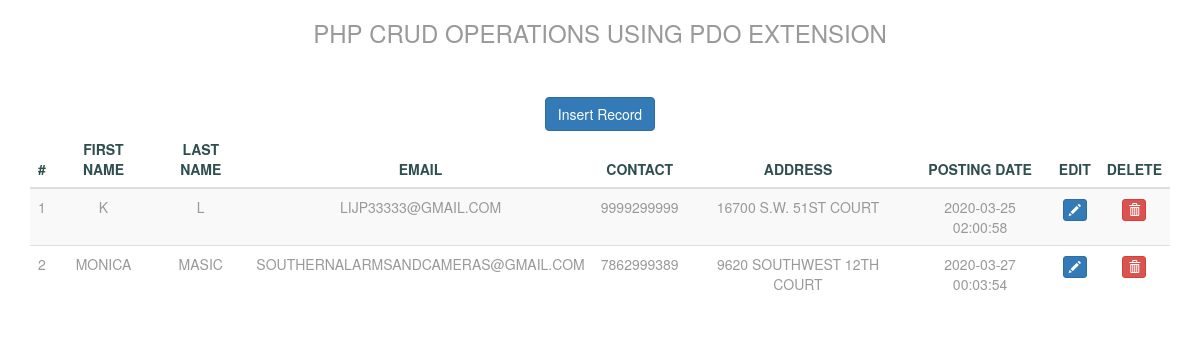
The page / on the database its author committed.
### tables this page shows
CREATE TABLE IF NOT EXISTS `tblusers` (
  `id` int(11) NOT NULL AUTO_INCREMENT,
  `FirstName` varchar(150) NOT NULL,
  `LastName` varchar(150) NOT NULL,
  `EmailId` varchar(120) NOT NULL,
  `ContactNumber` char(11) NOT NULL,
  `Address` varchar(255) NOT NULL,
  `PostingDate` timestamp NOT NULL DEFAULT current_timestamp(),
  PRIMARY KEY (`id`)
);

### index.php (the view, shortened to what this page needs)
<?php
require_once'dbconfig.php';
?>
<!DOCTYPE html>
<html lang="en">
<head>
    <link href="http://maxcdn.bootstrapcdn.com/bootstrap/3.3.0/css/bootstrap.min.css" rel="stylesheet">
</head>
<body>
<div class="container">
<div class="row">
<div class="col-md-12"  id="container">
<h3 id="title">PHP CRUD Operations using PDO Extension</h3> <hr />
<a href="insert.php"><button class="btn btn-primary"> Insert Record</button></a>
<div class="table-responsive">
<table id="mytable" class="table table-bordred table-striped">
<thead>
<th>#</th>
<th>First Name</th>
<th>Last Name</th>
<th>Email</th>
<th>Contact</th>
<th>Address</th>
<th>Posting Date</th>
<th>Edit</th>
<th>Delete</th>
</thead>
<tbody>
<?php
$sql = "SELECT FirstName,LastName,EmailId,ContactNumber,Address,PostingDate,id from tblusers";
$query = $dbh->prepare($sql);
$query->execute();
$results=$query->fetchAll(PDO::FETCH_OBJ);
$cnt=1;
if($query->rowCount() > 0)
{
foreach($results as $result)
{
?>
    <tr>
    <td><?php echo htmlentities($cnt);?></td>
    <td><?php echo htmlentities($result->FirstName);?></td>
    <td><?php echo htmlentities($result->LastName);?></td>
    <td><?php echo htmlentities($result->EmailId);?></td>
    <td><?php echo htmlentities($result->ContactNumber);?></td>
    <td><?php echo htmlentities($result->Address);?></td>
    <td><?php echo htmlentities($result->PostingDate);?></td>
<td><a href="update.php?id=<?php echo htmlentities($result->id);?>"><button class="btn btn-primary btn-xs" ><span class="glyphicon glyphicon-pencil"></span></button></a></td>
<td><a href="index.php?del=<?php echo htmlentities($result->id);?>"><button class="btn btn-danger btn-xs" onClick="return confirm('Do you really want to delete');"><span class="glyphicon glyphicon-trash"></span></button></a></td>
    </tr>
<?php
$cnt++;
}} ?>
</tbody>
</table>
</div>
</div>
</div>
</div>
</body>
</html>

### index.php (style rules this page uses)
#container { display: flex; flex-direction: column; justify-content: center; color: #999; text-transform: uppercase; text-align: center; }
th { text-align: center; color: darkslategray; }

### rows shown on the page
tblusers: FirstName "K", LastName "L", EmailId "LIJP33333@GMAIL.COM", ContactNumber "9999299999", Address "16700 S.W. 51ST COURT", PostingDate "2020-03-25 02:00:58"
tblusers: FirstName "MONICA", LastName "MASIC", EmailId "SOUTHERNALARMSANDCAMERAS@GMAIL.COM", ContactNumber "7862999389", Address "9620 SOUTHWEST 12TH COURT", PostingDate "2020-03-27 00:03:54"
